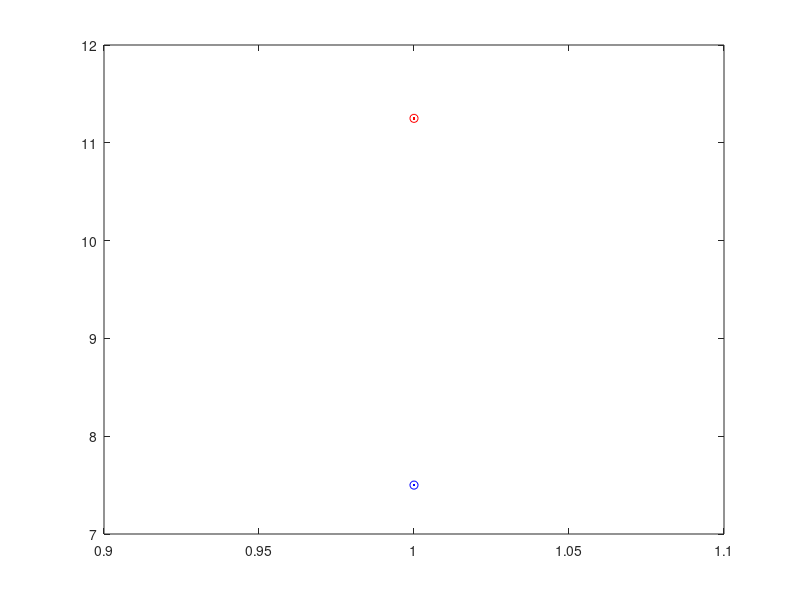

Here is the MATLAB script that generated this plot:
%% Espirit_baseline
clear;clc;
%% Initializations
g_weight = 1;
v_weight = 1;
n_weight = 0;
g_angle = pi/24;
v_angle = pi/16;
array_size = 6;
Averaged_samples = 100;
delx=0.5;
baseline=2*delx;
%% Setting up Random Phi that differ across samples

phi_one = 1i*2*pi*rand(1,Averaged_samples);
phi_two = 1i*2*pi*rand(1,Averaged_samples);
pos = [1:array_size]';
distance = 2.*pi.*pos.*delx;  % element separation of 1/2 wavelength

%% Two Element Array size
% A on Case 1

X = g_weight.*(exp(-1i*distance*sin(g_angle))*exp(phi_one))... %Ground
    + v_weight.*(exp(-1i*distance*sin(v_angle))*exp(phi_two))...  %Vegetaion
    + n_weight.*sqrt(-2.*log(1-rand(array_size,Averaged_samples))).*exp(1i*2*pi*rand(array_size,Averaged_samples));  %Noise


%S1 = [X(1,:); X(2,:)]; S2 = [X(5,:);X(6,:)]; %Baseline = 4d
S1 = [X(2,:);X(3,:)]; S2 = [X(4,:);X(5,:)]; %Baseline = 2d
%S1 = [X(3,:),X(4,:)]; S2 = [X(4,:),X(5,:)]; %Baseline = d
%S1 = [X(2,:),X(3,:),X(4,:)]; S2 = [X(3,:),X(4,:),X(5,:)]; %Baseline = d
%S1 = [X(1,:),X(2,:),X(3,:),X(4,:)]; S2 = [X(2,:),X(3,:),X(4,:),X(5,:)]; %Baseline = d

R1 = S1*S1';
R2 = S1*S2';
A =  pinv(R1)*R2;

[u,uv] = eig(A);
[~,kk]=sort(angle(diag(uv)),'ascend');

est_ground_angle = asin(angle(uv(kk(1),kk(1)))/(2*pi*baseline)); 
est_vegitation_angle = asin(angle(uv(kk(2),kk(2)))/(2*pi*baseline));
%% Ploting Results
figure(1)
plot(est_ground_angle*180/pi,'bo'); %Estimated ground angle
hold on;
plot(est_vegitation_angle*180/pi,'ro'); %Estimated Vegitation angle
plot(g_angle*180/pi,'b.'); %actual Ground Phase
plot(v_angle*180/pi,'r.'); %actual Vegitation phase
hold off;

